Frame 1 (no input): blank canvas, image omitted
Frame 60 (the mouse pressed at the canvas centre just before this capture): blank canvas, image omitted
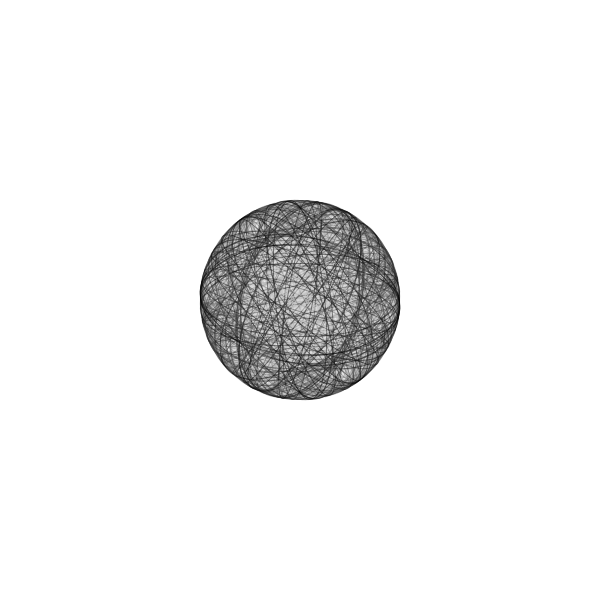
Frame 120 (the mouse held since frame 60 and released just before this capture)

The Processing sketch whose frames 1 and 60 were blank and that drew this single picture after the mouse press (run headless with seeded random() and noise(); from frame 60 on, the mouse is pressed at the canvas centre):

// Processing sketch: processing_105479
// ── processing_105479.pde

//variables
float rotation = 0;
float maxSize = 0.5;
float minSize = 0.1;
float currSize = 0.1;
float ease = 0.1;

void setup(){
   size(600,600);
   background(255);
 
  //default ellipse fill & stroke 
   fill(255,255,255,1.99999999);
   stroke(0,0,0,126);
}

void draw(){
  
  //fills background with white
   fill(255,255,255,20);
   rect(-2, -2, 604, 604);
   fill(255,255,255,2);
  
   if (mousePressed) {
     //grows size of black hole
     currSize+=((maxSize-currSize)*ease);
     drawBlackHole(mouseX,mouseY, currSize);
   }
}

//draws elipses that fade on top of eachother
void drawBlackHole(float x, float y, float size) {
    //centers pen
    translate(x,y);
    //loops through 10 times
    for(int i=0; i<10; i++) {
      //rotates semi-randomly to add vaiation to the black hole
      rotation += random(0.05,0.1);
      rotate(rotation);
      ellipse(0,0,random(1,300*size),400*size);
      rotate(rotation+90);
      ellipse(0,0,random(1,300*size),400*size);
    }
}

void mouseReleased() {
  //resets black hole size
  currSize = minSize;
}
